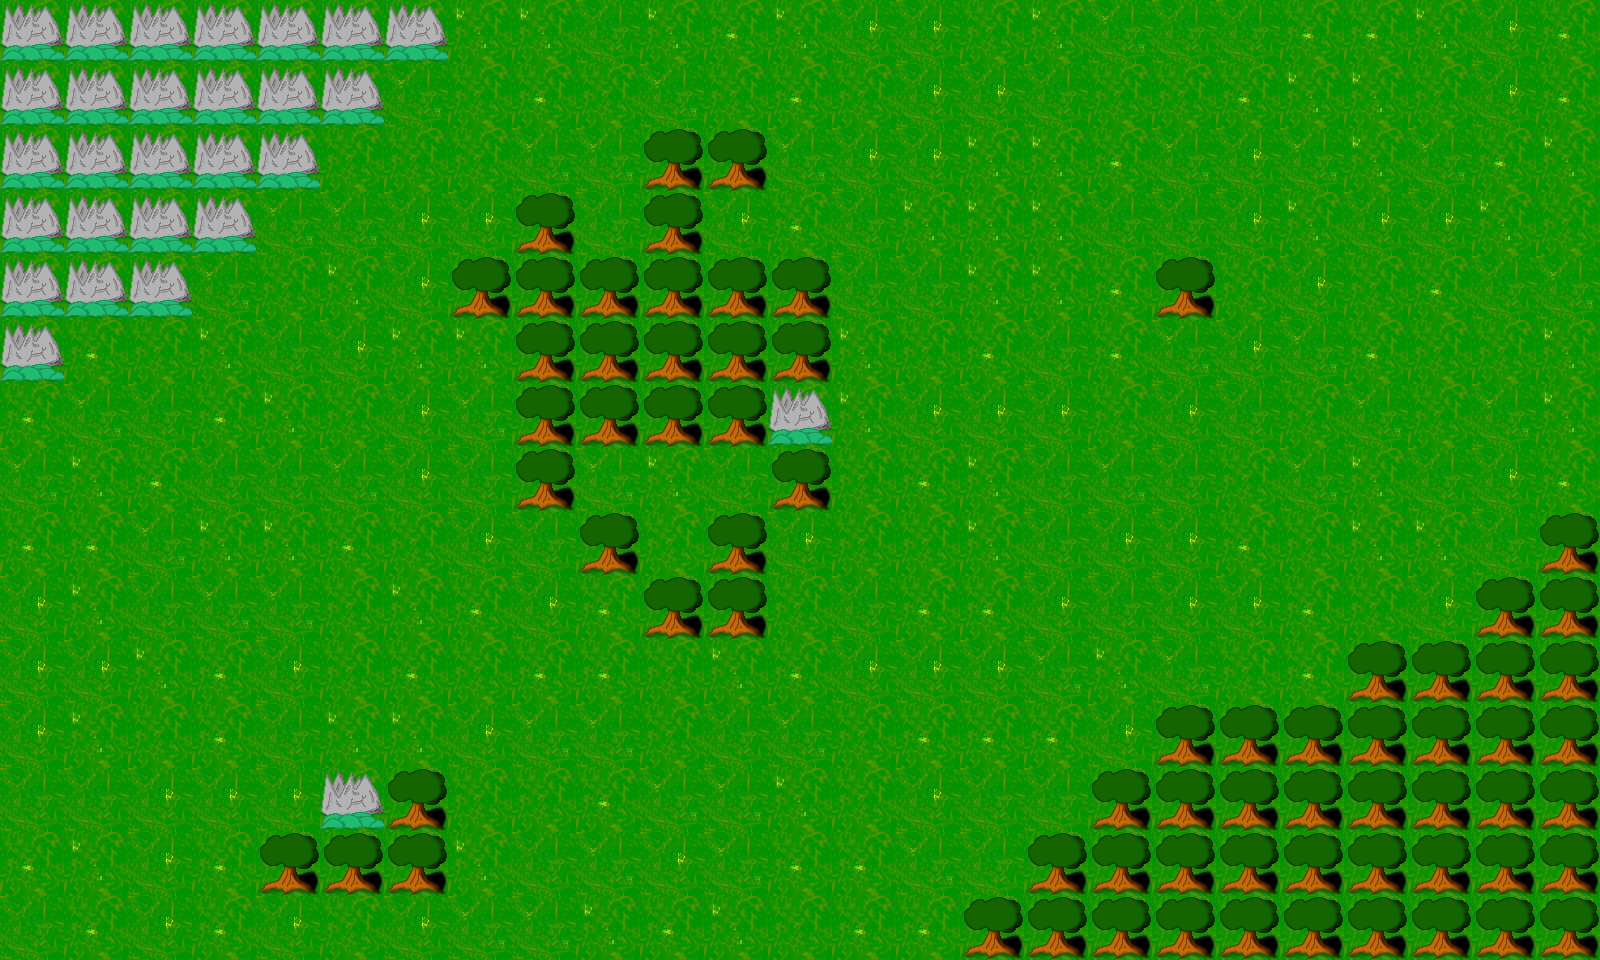

A 2D game scene composited from a Tiled map and its tileset images. What follows is a short description and the map's XML, with each tile layer's data collapsed to a summary:
An orthogonal 25x15 tile map with 64x64 px tiles, 1 tile layer (Tile Layer 1).

<map version="1.0" orientation="orthogonal" width="25" height="15" tilewidth="64" tileheight="64">
 <tileset firstgid="1" name="Test" tilewidth="64" tileheight="64">
  <image source="64x64Tiles.png" trans="ff00ff" width="640" height="640" />
  <tile id="0">
   <properties>
    <property name="Movement Cost" value="1" />
    <property name="Name" value="Plains" />
   </properties>
  </tile>
  <tile id="1">
   <properties>
    <property name="Movement Cost" value="1" />
    <property name="Name" value="Plains" />
   </properties>
  </tile>
  <tile id="2">
   <properties>
    <property name="Movement Cost" value="1" />
    <property name="Name" value="Plains" />
   </properties>
  </tile>
  <tile id="3">
   <properties>
    <property name="Movement Cost" value="1" />
    <property name="Name" value="Plains" />
   </properties>
  </tile>
  <tile id="4">
   <properties>
    <property name="Movement Cost" value="1" />
    <property name="Name" value="Plains" />
   </properties>
  </tile>
  <tile id="5">
   <properties>
    <property name="Movement Cost" value="1" />
    <property name="Name" value="Plains" />
   </properties>
  </tile>
  <tile id="6">
   <properties>
    <property name="Movement Cost" value="2" />
    <property name="Name" value="Forest" />
   </properties>
  </tile>
  <tile id="7">
   <properties>
    <property name="Movement Cost" value="3" />
    <property name="Name" value="Mountains" />
   </properties>
  </tile>
 </tileset>
 <layer name="Tile Layer 1" width="25" height="15">
  <data>[375 cells, 375 non-empty, 8 distinct tile ids]</data>
 </layer>
</map>